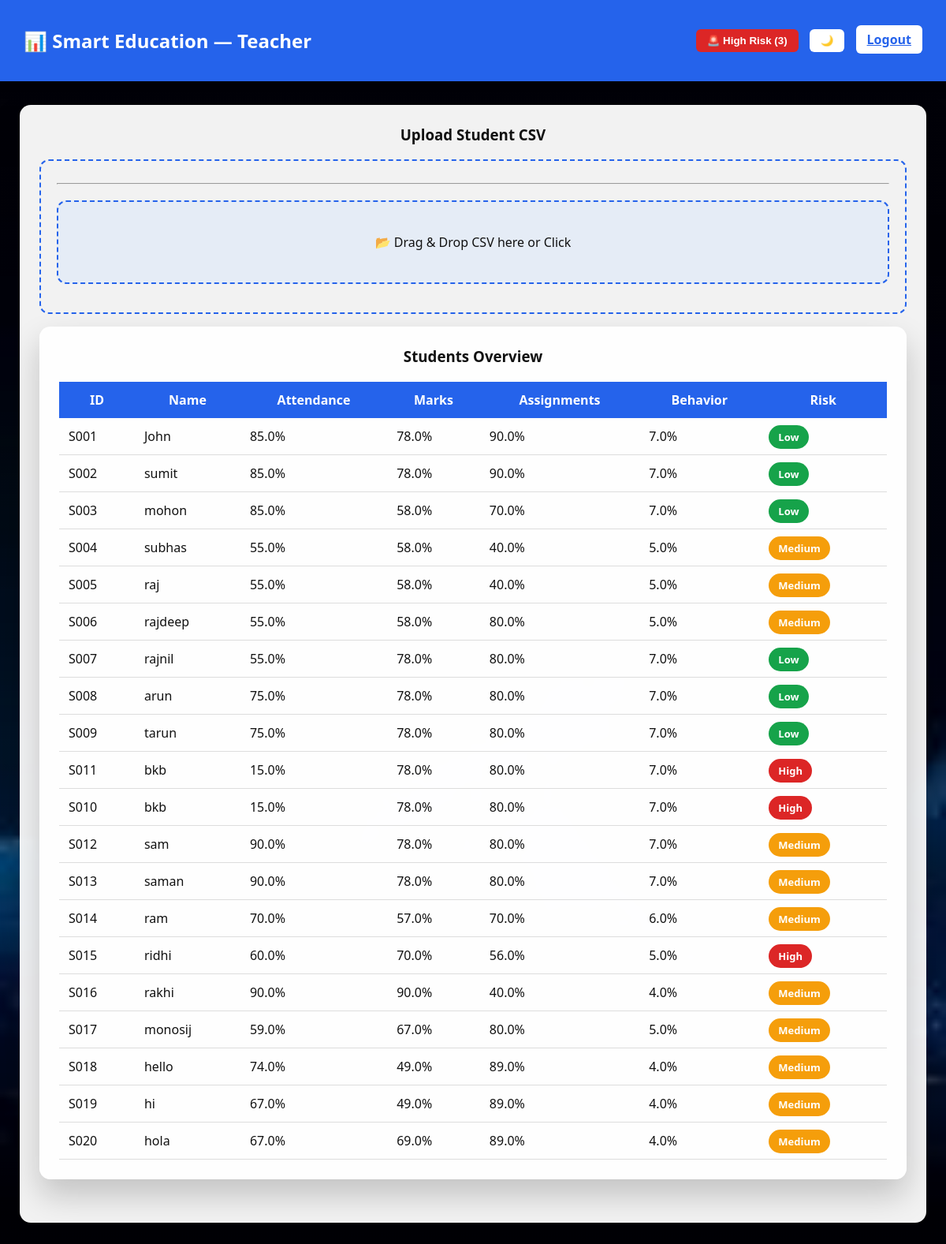
/teacher (signed in), run on the app's committed database.
### tables this page shows
CREATE TABLE students (
        student_id TEXT PRIMARY KEY,
        name TEXT,
        attendance REAL,
        avg_marks REAL,
        assignment_completion REAL,
        behavior_score REAL,
        risk TEXT
    );

### app.py (the view)
@app.route("/teacher")
def teacher_dashboard():
    if session.get("role") != "teacher":
        return redirect("/")
    conn = get_db()
    students = conn.execute("SELECT * FROM students").fetchall()
    conn.close()
    return render_template("teacher_dashboard.html", students=students)

### app.py (called while the page is built)
def get_db():
    conn = sqlite3.connect(DB)
    conn.row_factory = sqlite3.Row
    return conn

### templates/teacher_dashboard.html (shortened to what this page needs)
<!DOCTYPE html>
{% set high_risk_count = students | selectattr(6, 'equalto', 'High') | list | length %}
<html lang="en">
<head>
</head>
<body>
<div class="navbar">
    <h2>📊 Smart Education — Teacher</h2>
    <div class="nav-actions">
        {% if high_risk_count > 0 %}
        <button onclick="showHighRisk()" style="background:#dc2626;color:white;">
            🚨 High Risk ({{ high_risk_count }})
        </button>
        {% endif %}
        <button onclick="toggleTheme()">🌙</button>
        <a href="/logout">Logout</a>
    </div>
</div>
<div class="container">
<div class="card">
<h3>Upload Student CSV</h3>
<form action="/upload_csv" method="POST" enctype="multipart/form-data">
<hr>
<form id="uploadForm" enctype="multipart/form-data">
    <div id="drop-zone">
    📂 Drag & Drop CSV here or Click
</div>
</form>
<div class="card">
<h3>Students Overview</h3>
<table>
<tr>
<th>ID</th><th>Name</th><th>Attendance</th><th>Marks</th>
<th>Assignments</th><th>Behavior</th><th>Risk</th>
</tr>
{% for s in students %}
<tr data-risk="{{ s[6] }}"
onclick="window.location='/student_report/{{ s[0] }}'">
<td>{{ s[0] }}</td>
<td>{{ s[1] }}</td>
<td>{{ s[2] }}%</td>
<td>{{ s[3] }}%</td>
<td>{{ s[4] }}%</td>
<td>{{ s[5] }}%</td>
<td>
<span class="badge
{% if s[6]=='Low' %}low
{% elif s[6]=='Medium' %}medium
{% else %}high{% endif %}">
{{ s[6] }}
</span>
</td>
</tr>
{% endfor %}
</table>
</div>
</div>
</body>
</html>

### data on the page
students: student_id "S001", name "John", attendance "85.0", avg_marks "78.0", assignment_completion "90.0", behavior_score "7.0", risk "Low"
students: student_id "S002", name "sumit", attendance "85.0", avg_marks "78.0", assignment_completion "90.0", behavior_score "7.0", risk "Low"
students: student_id "S003", name "mohon", attendance "85.0", avg_marks "58.0", assignment_completion "70.0", behavior_score "7.0", risk "Low"
students: student_id "S004", name "subhas", attendance "55.0", avg_marks "58.0", assignment_completion "40.0", behavior_score "5.0", risk "Medium"
students: student_id "S005", name "raj", attendance "55.0", avg_marks "58.0", assignment_completion "40.0", behavior_score "5.0", risk "Medium"
students: student_id "S006", name "rajdeep", attendance "55.0", avg_marks "58.0", assignment_completion "80.0", behavior_score "5.0", risk "Medium"
students: student_id "S007", name "rajnil", attendance "55.0", avg_marks "78.0", assignment_completion "80.0", behavior_score "7.0", risk "Low"
students: student_id "S008", name "arun", attendance "75.0", avg_marks "78.0", assignment_completion "80.0", behavior_score "7.0", risk "Low"
students: student_id "S009", name "tarun", attendance "75.0", avg_marks "78.0", assignment_completion "80.0", behavior_score "7.0", risk "Low"
students: student_id "S011", name "bkb", attendance "15.0", avg_marks "78.0", assignment_completion "80.0", behavior_score "7.0", risk "High"
students: student_id "S010", name "bkb", attendance "15.0", avg_marks "78.0", assignment_completion "80.0", behavior_score "7.0", risk "High"
students: student_id "S012", name "sam", attendance "90.0", avg_marks "78.0", assignment_completion "80.0", behavior_score "7.0", risk "Medium"
students: student_id "S013", name "saman", attendance "90.0", avg_marks "78.0", assignment_completion "80.0", behavior_score "7.0", risk "Medium"
students: student_id "S014", name "ram", attendance "70.0", avg_marks "57.0", assignment_completion "70.0", behavior_score "6.0", risk "Medium"
students: student_id "S015", name "ridhi", attendance "60.0", avg_marks "70.0", assignment_completion "56.0", behavior_score "5.0", risk "High"
students: student_id "S016", name "rakhi", attendance "90.0", avg_marks "90.0", assignment_completion "40.0", behavior_score "4.0", risk "Medium"
students: student_id "S017", name "monosij", attendance "59.0", avg_marks "67.0", assignment_completion "80.0", behavior_score "5.0", risk "Medium"
students: student_id "S018", name "hello", attendance "74.0", avg_marks "49.0", assignment_completion "89.0", behavior_score "4.0", risk "Medium"
students: student_id "S019", name "hi", attendance "67.0", avg_marks "49.0", assignment_completion "89.0", behavior_score "4.0", risk "Medium"
students: student_id "S020", name "hola", attendance "67.0", avg_marks "69.0", assignment_completion "89.0", behavior_score "4.0", risk "Medium"

### other printed values
{{ high_risk_count }} "3"
